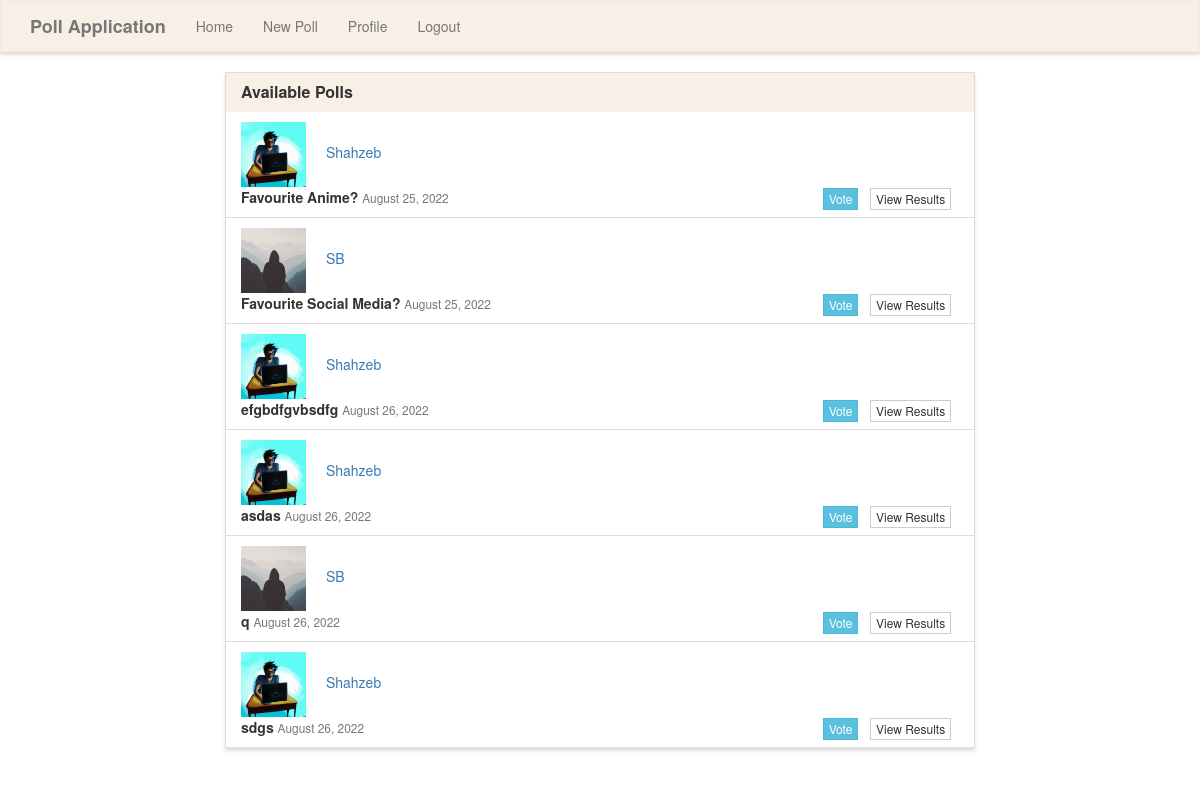
The app's page / (signed in) with its own data.
### poll/models.py (models this page shows, shortened)
class Poll(models.Model):
    question = models.TextField()
    option_one = models.CharField(max_length=30)
    option_two = models.CharField(max_length=30)
    option_three = models.CharField(max_length=30)
    option_four = models.CharField(max_length=30)
    date_posted = models.DateTimeField(default=timezone.now)
    author = models.ForeignKey(User,default = 1,on_delete=models.CASCADE)
    option_one_count = models.IntegerField(default=0)
    option_two_count = models.IntegerField(default=0)
    option_three_count = models.IntegerField(default=0)
    option_four_count = models.IntegerField(default=0)

### users/models.py (models this page shows, shortened)
class Profile(models.Model):
    user = models.OneToOneField(User, on_delete=models.CASCADE)
    image = models.ImageField(default='default.jpg', upload_to='profile_pics')

### poll/views.py (the view)
# urls.py: 2. Add a URL to urlpatterns:  path('', views.home, name='home')
def home(request):
    context = {
        'polls' : Poll.objects.all()
    }
    return render(request, 'poll/home.html', context)

### poll/templates/poll/home.html (shortened to what this page needs)
{% extends "poll/base.html" %}
{% block content %}
<div class="row">
    <div class="col-lg-8 col-lg-offset-2">
        <div class="panel panel-default">
            <div class="panel-heading">
                <h3 class="panel-title">Available Polls</h3>
            </div>
            {% if user.is_authenticated%}
             <ul class="list-group">
                {% for poll in polls %}
                <li class="list-group-item">
                    <img class="rounded-circle article-img" src="{{ poll.author.profile.image.url }}">
                    <a class="mr-2" href="{% url 'user-polls' poll.author.username %}">{{ poll.author }}</a><br>
                    <strong>{{ poll.question }}</strong>
                    <span class="pull-right">
                        <a href="{% url 'vote' poll.id %}" class="btn btn-info btn-xs">Vote</a> &nbsp;
                        <a href="{% url 'results' poll.id %}" class="btn btn-default btn-xs">View Results</a> &nbsp;
                    </span>
                    <small class="text-muted">{{ poll.date_posted|date:"F d, Y" }}</small>
                </li>
                {% endfor %}
             </ul>
             {% else %}
             <h3> Please Login to View Polls </h3>
            {% endif%}
        </div>
    </div>
</div>
{% endblock %}

### poll/static/style.css (style rules this page uses)
.navbar-default, .btn, .form-control, .panel { border-radius: 0; }
.panel-default > .panel-heading { color: #333; background-color: rgba(245, 232, 220, 0.7); border-color: rgba(245, 245, 220, .6); border-top-left-radius: 0; border-top-right-radius: 0; }
.panel { box-shadow: 0px 3px 3px 0px #ddd; }
a.navbar-brand, .panel-title { font-weight: bolder; }
.article-img { height: 65px; width: 65px; margin-right: 16px; }

### records on screen
Poll: author.profile.image (picture), author "Shahzeb", question "Favourite Anime?", date_posted "August 25, 2022"
Poll: author.profile.image (placeholder picture), author "SB", question "Favourite Social Media?", date_posted "August 25, 2022"
Poll: author.profile.image (picture), author "Shahzeb", question "efgbdfgvbsdfg", date_posted "August 26, 2022"
Poll: author.profile.image (picture), author "Shahzeb", question "asdas", date_posted "August 26, 2022"
Poll: author.profile.image (placeholder picture), author "SB", question "q", date_posted "August 26, 2022"
Poll: author.profile.image (picture), author "Shahzeb", question "sdgs", date_posted "August 26, 2022"
